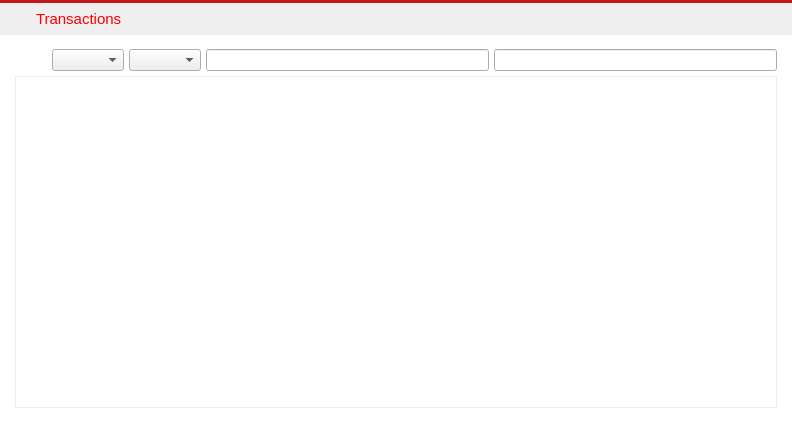
<?xml version="1.0" encoding="UTF-8"?>
<ui version="4.0">
 <class>TransactionsPage</class>
 <widget class="QWidget" name="TransactionsPage">
  <property name="geometry">
   <rect>
    <x>0</x>
    <y>0</y>
    <width>792</width>
    <height>438</height>
   </rect>
  </property>
  <property name="maximumSize">
   <size>
    <width>16777215</width>
    <height>438</height>
   </size>
  </property>
  <property name="windowTitle">
   <string>Form</string>
  </property>
  <layout class="QVBoxLayout" name="verticalLayout_9">
   <property name="spacing">
    <number>0</number>
   </property>
   <property name="margin">
    <number>0</number>
   </property>
   <item>
    <widget class="Line" name="line_3">
     <property name="styleSheet">
      <string notr="true">background-color: rgb(191,25,25);</string>
     </property>
     <property name="lineWidth">
      <number>0</number>
     </property>
     <property name="orientation">
      <enum>Qt::Horizontal</enum>
     </property>
    </widget>
   </item>
   <item>
    <widget class="QWidget" name="wTransactionsHeader" native="true">
     <property name="minimumSize">
      <size>
       <width>0</width>
       <height>32</height>
      </size>
     </property>
     <property name="maximumSize">
      <size>
       <width>16777215</width>
       <height>32</height>
      </size>
     </property>
     <property name="is_header" stdset="0">
      <bool>true</bool>
     </property>
     <layout class="QHBoxLayout" name="horizontalLayout_10">
      <property name="margin">
       <number>0</number>
      </property>
      <item>
       <spacer name="horizontalSpacer_14">
        <property name="orientation">
         <enum>Qt::Horizontal</enum>
        </property>
        <property name="sizeType">
         <enum>QSizePolicy::Fixed</enum>
        </property>
        <property name="sizeHint" stdset="0">
         <size>
          <width>5</width>
          <height>20</height>
         </size>
        </property>
       </spacer>
      </item>
      <item>
       <widget class="QLabel" name="label_20">
        <property name="sizePolicy">
         <sizepolicy hsizetype="Fixed" vsizetype="Fixed">
          <horstretch>0</horstretch>
          <verstretch>0</verstretch>
         </sizepolicy>
        </property>
        <property name="minimumSize">
         <size>
          <width>25</width>
          <height>25</height>
         </size>
        </property>
        <property name="maximumSize">
         <size>
          <width>25</width>
          <height>25</height>
         </size>
        </property>
        <property name="text">
         <string notr="true"/>
        </property>
        <property name="pixmap">
         <pixmap resource="../res.qrc">:/res/last_transactions.png</pixmap>
        </property>
       </widget>
      </item>
      <item>
       <widget class="QLabel" name="label_21">
        <property name="font">
         <font>
          <pointsize>11</pointsize>
          <stylestrategy>PreferAntialias</stylestrategy>
         </font>
        </property>
        <property name="styleSheet">
         <string notr="true">QLabel {
	color: #ff0000;
}</string>
        </property>
        <property name="text">
         <string>Transactions</string>
        </property>
       </widget>
      </item>
     </layout>
    </widget>
   </item>
   <item>
    <widget class="QWidget" name="wTransactionsContainer" native="true">
     <property name="styleSheet">
      <string notr="true">#wTransactionsContainer {
	background-color: white;
 }

QLabel {
	color:Black;
}
</string>
     </property>
     <layout class="QVBoxLayout" name="verticalLayout_10" stretch="0,1">
      <property name="spacing">
       <number>5</number>
      </property>
      <property name="leftMargin">
       <number>15</number>
      </property>
      <property name="topMargin">
       <number>14</number>
      </property>
      <property name="rightMargin">
       <number>15</number>
      </property>
      <property name="bottomMargin">
       <number>30</number>
      </property>
      <item>
       <layout class="QGridLayout" name="gridLayout_3">
        <item row="0" column="4">
         <widget class="QLineEdit" name="addressWidget">
          <property name="sizePolicy">
           <sizepolicy hsizetype="Expanding" vsizetype="Expanding">
            <horstretch>0</horstretch>
            <verstretch>0</verstretch>
           </sizepolicy>
          </property>
          <property name="styleSheet">
           <string notr="true">border-color: grey;</string>
          </property>
         </widget>
        </item>
        <item row="0" column="1">
         <widget class="QComboBox" name="dateWidget">
          <property name="sizePolicy">
           <sizepolicy hsizetype="Fixed" vsizetype="Fixed">
            <horstretch>0</horstretch>
            <verstretch>0</verstretch>
           </sizepolicy>
          </property>
          <property name="minimumSize">
           <size>
            <width>43</width>
            <height>22</height>
           </size>
          </property>
          <property name="maximumSize">
           <size>
            <width>120</width>
            <height>16777215</height>
           </size>
          </property>
          <property name="styleSheet">
           <string notr="true"/>
          </property>
          <property name="iconSize">
           <size>
            <width>16</width>
            <height>20</height>
           </size>
          </property>
         </widget>
        </item>
        <item row="0" column="2">
         <widget class="QComboBox" name="typeWidget">
          <property name="minimumSize">
           <size>
            <width>43</width>
            <height>22</height>
           </size>
          </property>
          <property name="maximumSize">
           <size>
            <width>120</width>
            <height>16777215</height>
           </size>
          </property>
         </widget>
        </item>
        <item row="0" column="5">
         <widget class="QLineEdit" name="amountWidget">
          <property name="sizePolicy">
           <sizepolicy hsizetype="Expanding" vsizetype="Expanding">
            <horstretch>0</horstretch>
            <verstretch>0</verstretch>
           </sizepolicy>
          </property>
          <property name="styleSheet">
           <string notr="true">border-color: grey;</string>
          </property>
         </widget>
        </item>
        <item row="0" column="0">
         <widget class="QPushButton" name="bTransactionsSortOrder">
          <property name="minimumSize">
           <size>
            <width>20</width>
            <height>20</height>
           </size>
          </property>
          <property name="styleSheet">
           <string notr="true">QPushButton {
	border: 0px solid gray;	
}
</string>
          </property>
          <property name="text">
           <string/>
          </property>
          <property name="icon">
           <iconset resource="../res.qrc">
            <normaloff>:/res/sort_down.png</normaloff>:/res/sort_down.png</iconset>
          </property>
          <property name="iconSize">
           <size>
            <width>20</width>
            <height>20</height>
           </size>
          </property>
         </widget>
        </item>
       </layout>
      </item>
      <item>
       <widget class="QTableView" name="transactionView">
        <property name="styleSheet">
         <string notr="true"> QScrollBar:vertical {
     border: 0px solid grey;
     background: white;
     width: 9px;
     margin: 0px 0px 0 0px;
 }
 QScrollBar::handle:vertical {
     background: rgb(191,25,25);
     min-width: 20px;
 }

QHeaderView {
	background-color:rgb(192,0,0);
	font-size: 10;
	text-align:left;
}
QHeaderView::section {
   background-color:rgb(51,51,51);
    color: white;
    padding-left: 5px;
    border: 0px solid #6c6c6c;
	text-align:left;
}

/* style the sort indicator */
QHeaderView::down-arrow {
    image: url(down_arrow.png);
}

QHeaderView::up-arrow {
    image: url(up_arrow.png);
}

QTableView {
	border: 1px solid #ededed;
	selection-background-color: Black;
	selection-color: rgb(255, 255,255);
}</string>
        </property>
        <property name="frameShape">
         <enum>QFrame::NoFrame</enum>
        </property>
        <property name="horizontalScrollBarPolicy">
         <enum>Qt::ScrollBarAlwaysOff</enum>
        </property>
        <property name="editTriggers">
         <set>QAbstractItemView::NoEditTriggers</set>
        </property>
        <property name="selectionMode">
         <enum>QAbstractItemView::SingleSelection</enum>
        </property>
        <property name="selectionBehavior">
         <enum>QAbstractItemView::SelectRows</enum>
        </property>
        <property name="showGrid">
         <bool>false</bool>
        </property>
        <attribute name="verticalHeaderVisible">
         <bool>false</bool>
        </attribute>
        <attribute name="verticalHeaderDefaultSectionSize">
         <number>20</number>
        </attribute>
        <attribute name="verticalHeaderMinimumSectionSize">
         <number>20</number>
        </attribute>
       </widget>
      </item>
     </layout>
    </widget>
   </item>
  </layout>
 </widget>
 <resources>
  <include location="../res.qrc"/>
 </resources>
 <connections/>
</ui>
